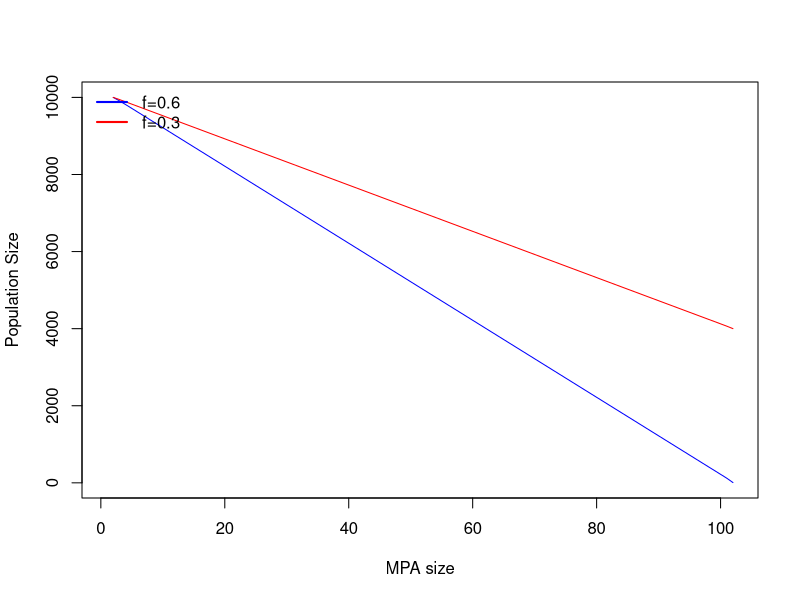
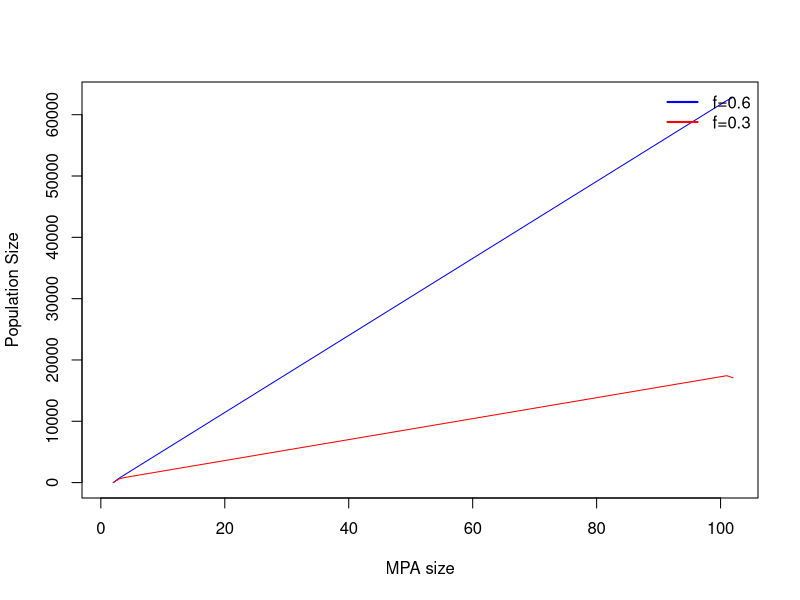
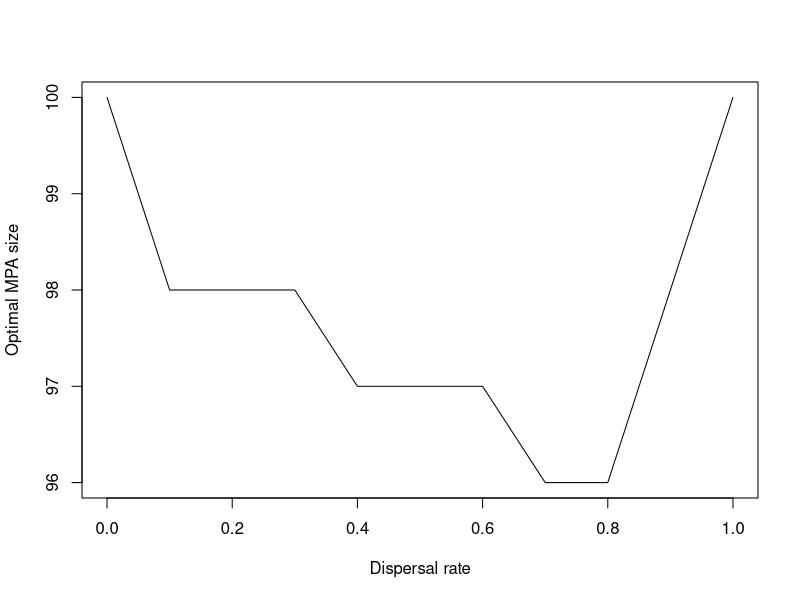
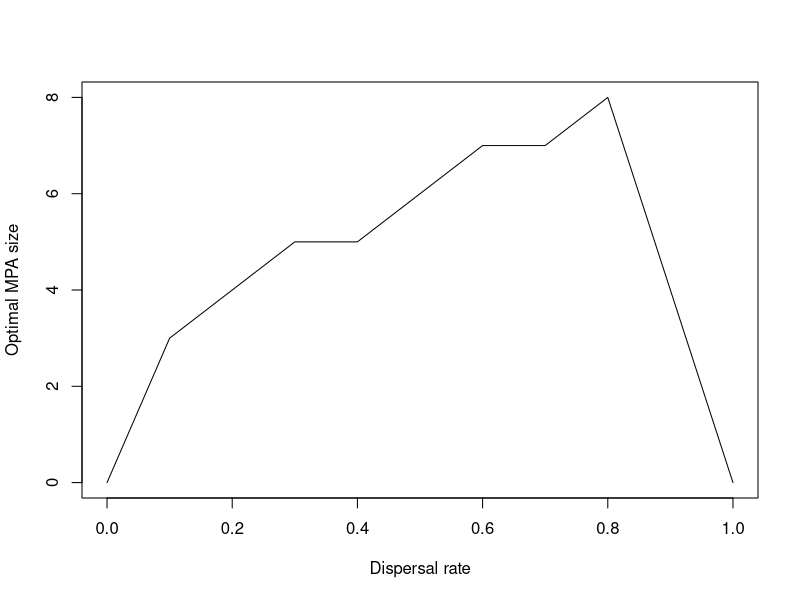

Write the R code that produced these figures, in order.
## ---- chunk 1
knitr::opts_chunk$set(echo = TRUE)
## ---- chunk 2
#Create our function mpa.model
mpa.model = function(g, K, t, d, L, f, MPA, N0){
  
#Create a vector of fishing mortalities for each patch
f.patches=c(rep(0, L-MPA), rep(f, MPA))

#Create matrices to store population size and total yield on all patches
pop = rep(0, L)
total.yield = rep(0, L)

#Set initial population size and yield
pop[] = N0
total.yield[] = pop*f.patches

#Run the loop to calculate population size for all patches
for(n in 1:t){
 
  #Population growth
  growth = pop*g*(1-pop/K)
  
  #Fishing mortality
  fishing = pop*f.patches
  
  #Emigration  
  Emi = c(pop[1]*d/2, pop[2:(L-1)]*d, pop[L]*d/2)
  
  #Immigration 
  Immi = c(pop[2:L]*d/2, 0) + c(0, pop[1:(L-1)]*d/2)
  
  #Update population size
  pop = pop + growth - fishing - Emi + Immi 
  
  #Calculate total yield
  total.yield = total.yield + fishing
  
  }
sum.pop = sum(pop)
sum.yield = sum(total.yield)
sum.yield.eq = sum(fishing)
return(c(sum.pop, sum.yield, sum.yield.eq, MPA, f, d))
}
#Lets see if it works
res = mpa.model(g=0.5, K=100, t=50, d=0.5, L=100, N0=50, f=0.5, MPA=50)
res
## ---- chunk 3
#Simulate all MPA values and both fishing mortalities
mpa.sizes = seq(0, 100, by=1)
f.sim = c(0.3, 0.6)

#Create output matrix
out = matrix(,,6)
colnames(out) = c("pop", "total.yield", "eq.yield", "MPA", "f", "d")

#loop over the MPA sizes anf fishing mortalities
for(n in 1:length(f.sim)){
  for(i in 1:length(mpa.sizes)){
  res = mpa.model(g=0.5, K=100, t=50, d=0.1, L=100, N0=50, f=f.sim[n], MPA=mpa.sizes[i])
  out=rbind(out, res) 
  }
}
## ---- chunk 4
plot(out[,"pop"][out[,"f"]==0.6], type="l", ylab="Population Size", xlab="MPA size", col="blue")
lines(out[,"pop"][out[,"f"]==0.3], type="l", ylab="Population Size", xlab="MPA size", col="red")
legend("topleft", legend = c("f=0.6", "f=0.3"), col=c("blue", "red"), lwd=2, bty='n')
## ---- chunk 5
plot(out[,"total.yield"][out[,"f"]==0.3], type="l", ylab="Population Size", xlab="MPA size", col="blue")
lines(out[,"total.yield"][out[,"f"]==0.6], type="l", ylab="Population Size", xlab="MPA size", col="red")
legend("topright", legend = c("f=0.6", "f=0.3"), col=c("blue", "red"), lwd=2, bty='n')
## ---- chunk 6
#Optimal MPA size for f=0.3
h=max(out[,"eq.yield"][out[,"f"]==0.3], na.rm=TRUE)
out[match(h, out[,"eq.yield"]), "MPA"]

#Optimal MPA size for f=0.6
h=max(out[,"eq.yield"][out[,"f"]==0.6], na.rm=TRUE)
out[match(h, out[,"eq.yield"]), "MPA"]

#Optimal MPA sie for f=0.3 is 0 and for f=0.6 is 2
## ---- chunk 7
#Simulate all MPA values and dispersal rates
mpa.sizes = seq(0, 100, by=1)
d.sim = seq(0, 1, by=0.1)

#Create output matrix
out = matrix(,,6)
colnames(out) = c("pop", "total.yield", "eq.yield", "MPA", "f", "d")

#loop over the MPA sizes anf fishing mortalities
for(n in 1:length(d.sim)){
  for(i in 1:length(mpa.sizes)){
  res = mpa.model(g=0.5, K=100, t=50, d=d.sim[n], L=100, N0=50, f=0.6, MPA=mpa.sizes[i])
  out=rbind(out, res) 
  }
}
## ---- chunk 8
#Calculate optimal MPA size for different d values
#We can use the aggregate function to find max yield values for each d value
x = aggregate(eq.yield~d, out, max)
#Now we can merge both datasets
x = merge(x, out)
#Now lets plot 
plot(x[, "d"], x[,"MPA"], type="l", ylab="Optimal MPA size", xlab="Dispersal rate")
## ---- chunk 9
#Create our function mpa.model
mpa.model = function(g, K, t, d, L, f, MPA, N0){
  
#Create a vector of fishing mortalities for each patch
f.patches = rep(f, L)
if(MPA>0){
  mpa.begin = round((L-MPA)/2) + 1
  mpa.end = mpa.begin + MPA - 1
  f.patches[mpa.begin:mpa.end] = 0
}  

#Create matrices to store population size and total yield on all patches
pop = rep(0, L)
total.yield = rep(0, L)

#Set initial population size and yield
pop[] = N0
total.yield[] = pop*f.patches

#Run the loop to calculate population size for all patches
for(n in 1:t){
 
  #Population growth
  growth = pop*g*(1-pop/K)
  
  #Fishing mortality
  fishing = pop*f.patches
  
  #Emigration  
  Emi = c(pop[1]*d/2, pop[2:(L-1)]*d, pop[L]*d/2)
  
  #Immigration 
  Immi = c(pop[2:L]*d/2, 0) + c(0, pop[1:(L-1)]*d/2)
  
  #Update population size
  pop = pop + growth - fishing - Emi + Immi 
  
  #Calculate total yield
  total.yield = total.yield + fishing
  
  }
sum.pop = sum(pop)
sum.yield = sum(total.yield)
sum.yield.eq = sum(fishing)
return(c(sum.pop, sum.yield, sum.yield.eq, MPA, f, d))
}
#Lets see if it works
res = mpa.model(g=0.5, K=100, t=50, d=0.5, L=100, N0=50, f=0.5, MPA=50)
res
## ---- chunk 10
#Simulate all MPA values and dispersal rates
mpa.sizes = seq(0, 100, by=1)
d.sim = seq(0, 1, by=0.1)

#Create output matrix
out = matrix(,,6)
colnames(out) = c("pop", "total.yield", "eq.yield", "MPA", "f", "d")

#loop over the MPA sizes anf fishing mortalities
for(n in 1:length(d.sim)){
  for(i in 1:length(mpa.sizes)){
  res = mpa.model(g=0.5, K=100, t=50, d=d.sim[n], L=100, N0=50, f=0.6, MPA=mpa.sizes[i])
  out=rbind(out, res) 
  }
}

#Calculate optimal MPA size for different d values
#We can use the aggregate function to find max yield values for each d value
x = aggregate(eq.yield~d, out, max)
#Now we can merge both datasets
x = merge(x, out)
#Now lets plot 
plot(x[, "d"], x[,"MPA"], type="l", ylab="Optimal MPA size", xlab="Dispersal rate")
